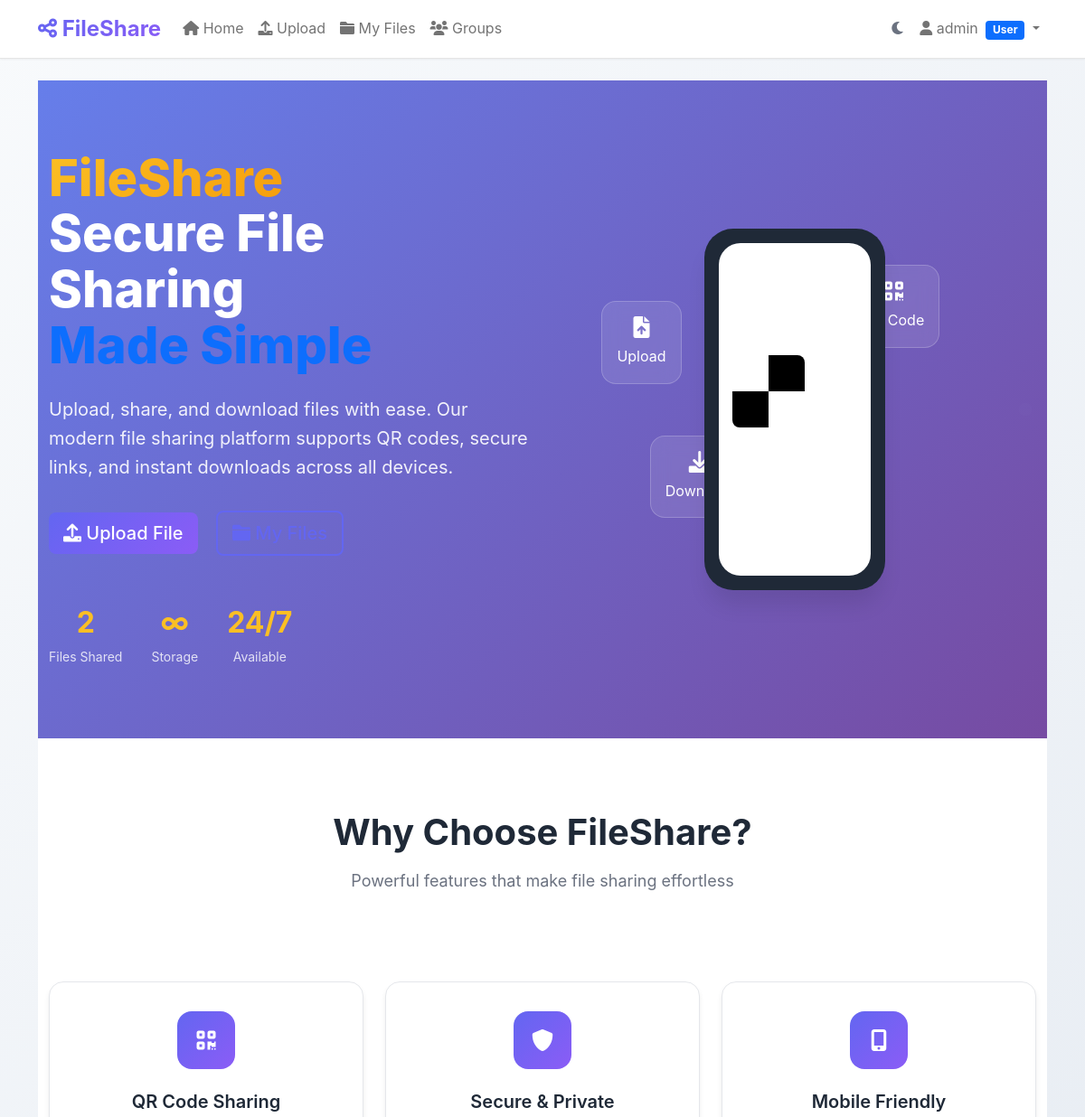
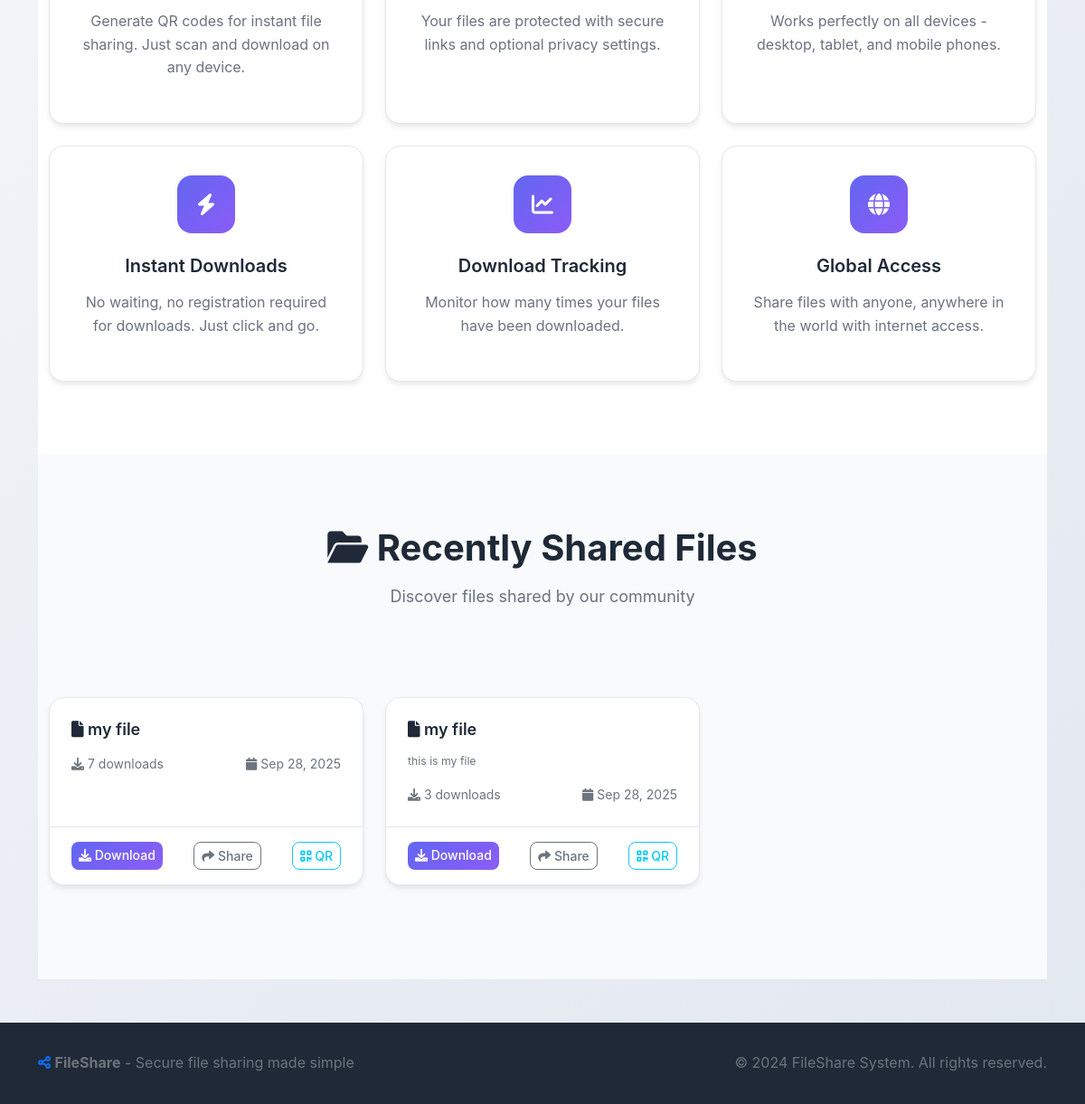
The app's page / (signed in), older data (2 pictures, top to bottom).
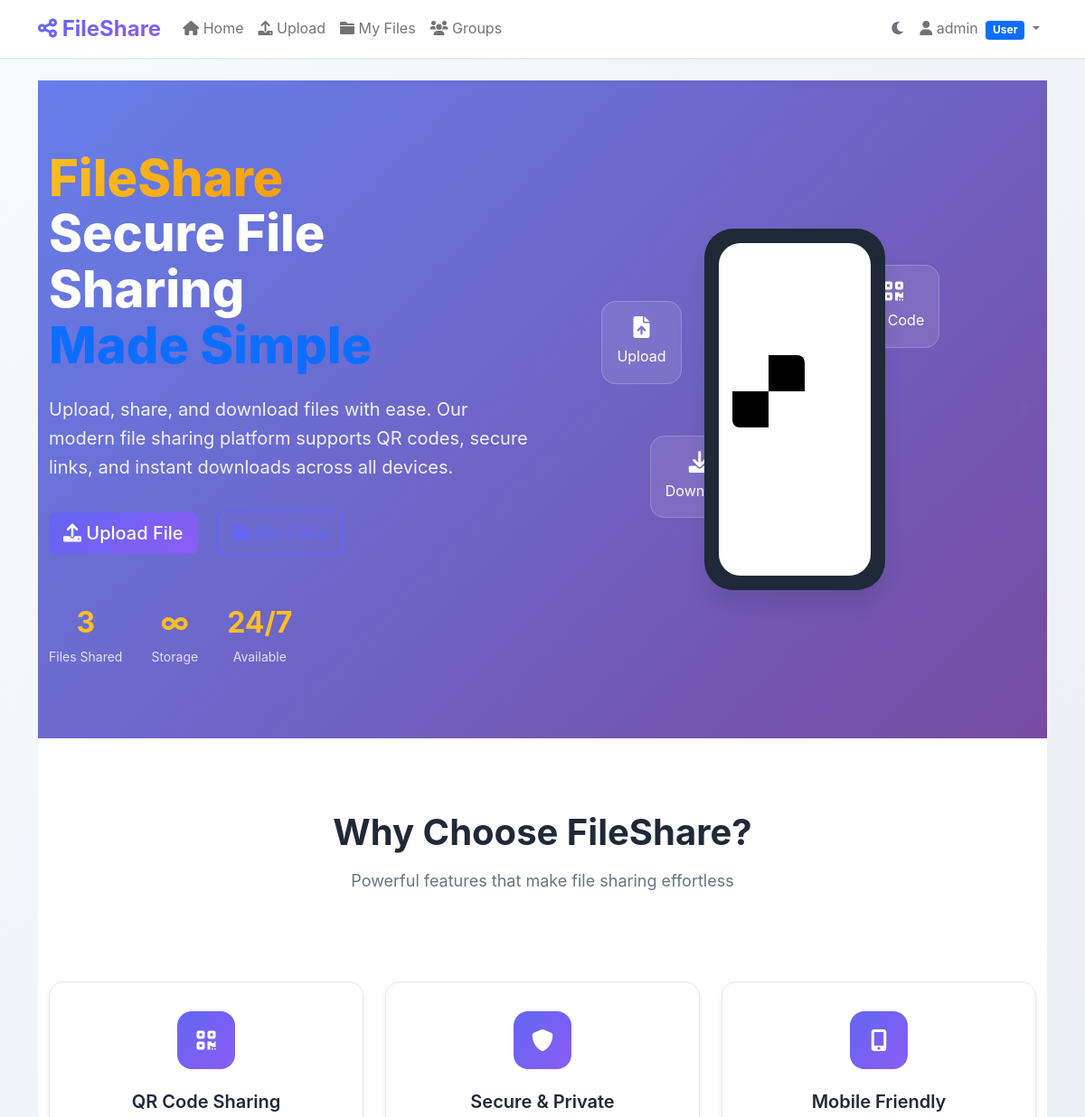
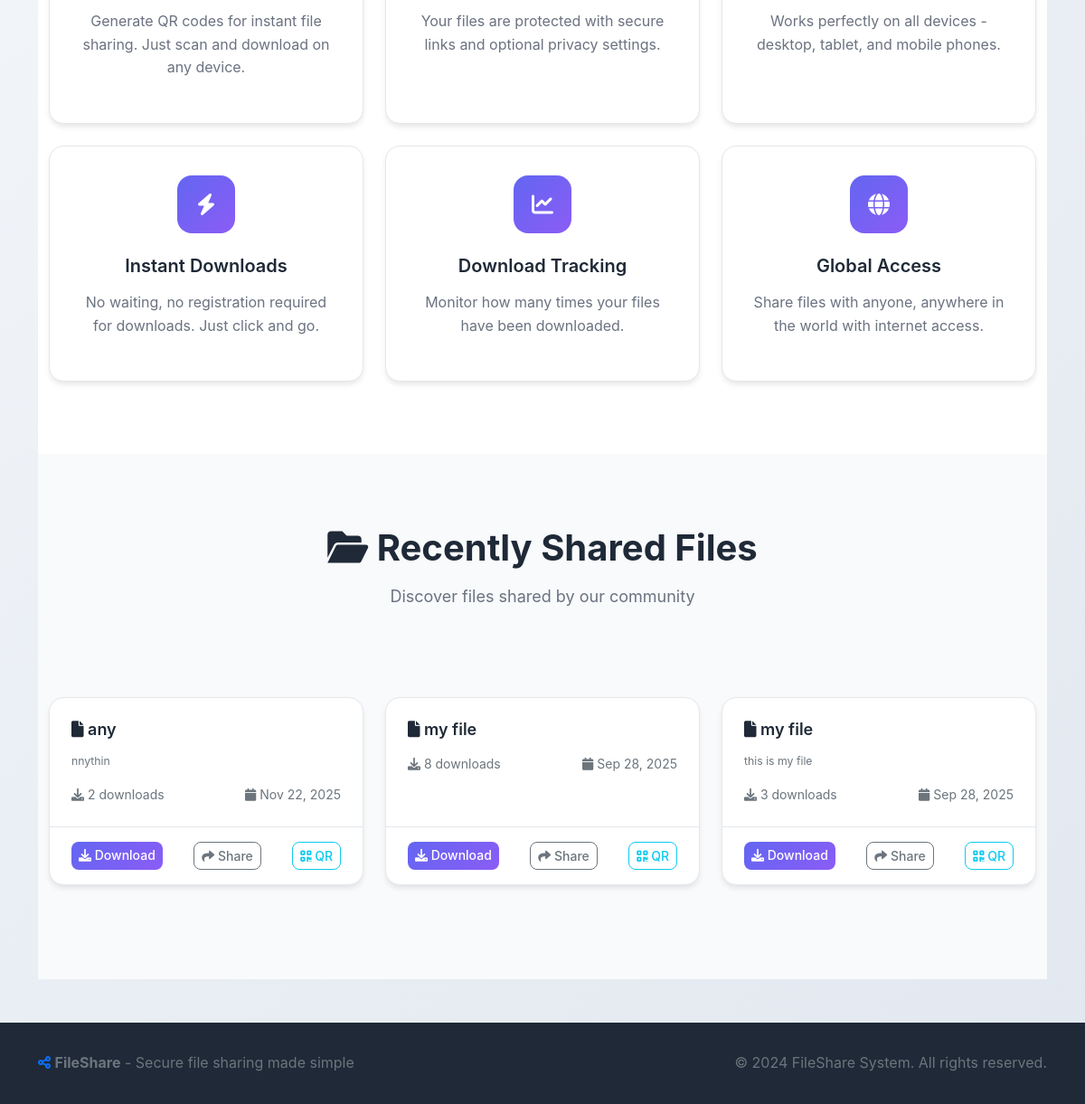
The same page, newer data (2 pictures, top to bottom).
### files/models.py (models this page shows, shortened)
class SharedFile(models.Model):
    title = models.CharField(max_length=200)
    description = models.TextField(blank=True, null=True)
    file = models.FileField(upload_to=upload_to)
    uploaded_by = models.ForeignKey(User, on_delete=models.CASCADE)
    upload_date = models.DateTimeField(auto_now_add=True)
    download_count = models.PositiveIntegerField(default=0)
    is_public = models.BooleanField(default=False)  # Changed default to False
    share_code = models.CharField(max_length=10, unique=True, blank=True)
    allowed_users = models.ManyToManyField(User, related_name='shared_files', blank=True)
    allowed_groups = models.ManyToManyField(Group, related_name='shared_files', blank=True)
    class Meta:
        ordering = ['-upload_date']

### files/views.py (the view)
# urls.py: path('', views.home, name='home'),
def home(request):
    if request.user.is_authenticated:
        files = SharedFile.objects.filter(
            Q(uploaded_by=request.user) |
            Q(is_public=True) |
            Q(allowed_users=request.user) |
            Q(allowed_groups__members=request.user)
        ).distinct()
    else:
        files = SharedFile.objects.none()
    return render(request, 'files/home.html', {'files': files})

### files/models.py (called while the page is built)
    def is_manager(self):
        return self.role in ['manager', 'admin']

### templates/files/home.html (shortened to what the changed rows need)
{% extends 'files/base.html' %}
{% block content %}
<section class="hero-section">
    <div class="container">
        <div class="row align-items-center min-vh-75">
            <div class="col-lg-6">
                <div class="hero-content">
                    <h1 class="hero-title">
                        <span class="text-gradient">FileShare</span>
                        <br>Secure File Sharing
                        <br><span class="text-primary">Made Simple</span>
                    </h1>
                    <div class="hero-stats">
                        <div class="stat-item">
                            <span class="stat-number">{{ files|length|add:"0" }}</span>
                            <span class="stat-label">Files Shared</span>
                        </div>
                    </div>
                </div>
            </div>
        </div>
    </div>
</section>
<section id="features" class="features-section">
    <div class="container">
        <div class="row">
            <div class="col-12 text-center mb-5">
                <h2 class="section-title">Why Choose FileShare?</h2>
            </div>
        </div>
    </div>
</section>
<section class="public-files-section">
    <div class="container">
        <div class="row">
            <div class="col-12 text-center mb-5">
                <h2 class="section-title">
                    <i class="fas fa-folder-open"></i> Recently Shared Files
                </h2>
            </div>
        </div>
        {% if files %}
            <div class="row">
                {% for file in files %}
                <div class="col-md-6 col-lg-4 mb-4">
                    <div class="card file-card h-100">
                        <div class="card-body">
                            <h5 class="card-title">
                                <i class="fas fa-file"></i> {{ file.title }}
                            </h5>
                            <p class="card-text text-muted">
                                <small>{{ file.description|truncatechars:100 }}</small>
                            </p>
                            <div class="d-flex justify-content-between align-items-center">
                                <small class="text-muted">
                                    <i class="fas fa-download"></i> {{ file.download_count }} downloads
                                </small>
                                <small class="text-muted">
                                    <i class="fas fa-calendar"></i> {{ file.upload_date|date:"M d, Y" }}
                                </small>
                            </div>
                        </div>
                        <div class="card-footer bg-transparent">
                            <div class="d-flex justify-content-between flex-wrap gap-1">
                                <a href="{% url 'download' file.id %}" class="btn btn-primary btn-sm">
                                    <i class="fas fa-download"></i> Download
                                </a>
                                <a href="{% url 'view_share' file.share_code %}" class="btn btn-outline-secondary btn-sm">
                                    <i class="fas fa-share"></i> Share
                                </a>
                                <a href="{% url 'view_share' file.share_code %}" class="btn btn-outline-info btn-sm">
                                    <i class="fas fa-qrcode"></i> QR
                                </a>
                            </div>
                        </div>
                    </div>
                </div>
                {% endfor %}
            </div>
        {% else %}
            <div class="text-center py-5">
                <i class="fas fa-folder-open fa-3x text-muted mb-3"></i>
                <h4 class="text-muted">No files available</h4>
                <p class="text-muted">Be the first to upload a file!</p>
            </div>
        {% endif %}
    </div>
{% endblock %}

Row changes from the older to the newer data that the page shows:
added SharedFile: title "any", description "nnythin", download_count "2", upload_date "Nov 22, 2025"
changed SharedFile (number 2 of 3 on the later page): download_count "7" → "8"
Text that changed along with them:
{{ files|length|add:"0" }}: "2" → "3"
